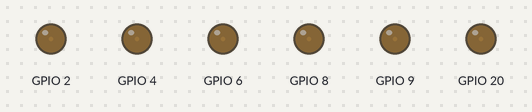
Bench run of a program on a simulated Seeed XIAO ESP32-C3. Shown: output pins drawn as LEDs (lit = HIGH). WiFi joins after 1.5 s; servers stay silent unless stated.

Above: at 2.23 s.
At 3.15 s:
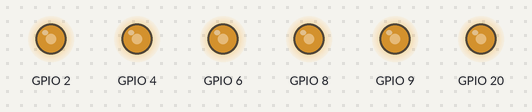
At 4.2 s:
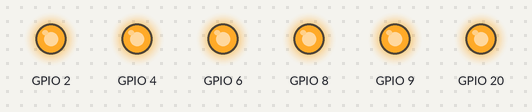
Timing chart, 0 to 5.7 s (numbered marks = the images above):
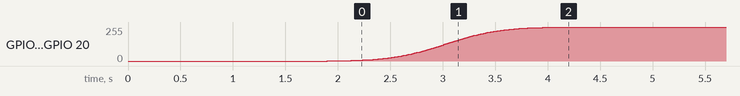

Measured:
- by itself, GPIO 2, GPIO 4, GPIO 6, GPIO 8, GPIO 9, GPIO 20: moves from 0/255 to 255/255 over 2.3 s

The program:

main.cpp
```cpp
#include <Arduino.h>
#include <WiFi.h>
#include <WebServer.h>
#include <vector>

#include "Color.h"
#include "RGBServer.h"
#include "RGBAnimate.h"
#include "RGBConfig.h"

//hardcoded passwords, proper solution is to start the board as an
//access point, host a webpage where you input your password, then
//switch to station mode and connect to wifi. Wifi creds can still
//be ripped from ram by an attacker in both scenarios, so this is
//bad but the alternative isnt really better without encryption bullshit
const String ssid = "chill tf out dog";
const String password = "***REMOVED***";

RGBServer server(80);

//time vars for maintaining framerate
unsigned long startTime;
unsigned long currentTime;
int fps = 60;
int period = 1000/fps;

//defining pins to be used
uint8_t ledStripRed = D0;
uint8_t ledStripGreen = D2;
uint8_t ledStripBlue = D4;

uint8_t ledDebugRed = D9;
uint8_t ledDebugGreen = D8;
uint8_t ledDebugBlue = D7;

unsigned long colorTime = 0;
RGBQueue queue(colorTime);
RGBConfig ledConfig(uint8_t(1), uint8_t(2), uint8_t(3), uint32_t(5000), uint8_t(10));


void setup()
{
    ledConfig.attachRedPin(ledStripRed);
    ledConfig.attachGreenPin(ledStripGreen);
    ledConfig.attachBluePin(ledStripBlue);
    ledConfig.attachRedPin(ledDebugRed);
    ledConfig.attachGreenPin(ledDebugGreen);
    ledConfig.attachBluePin(ledDebugBlue);
    ledConfig.setRGB(0,0,0);


    //ensure wifi is in station mode, start wifi logic
    WiFi.mode(WIFI_STA);
    WiFi.begin(ssid,password);

    while (WiFi.status() != WL_CONNECTED){}

    //end of setup so frame timer is started
    startTime = millis();

    server.setup(queue);
    server.start();

    queue.addColor(0,1024,1024,1024,3000,3,false);
}

void loop()
{
    currentTime = millis();
    server.update();

    //frame counter
    if (currentTime-startTime >= period)
    {
        RGBAnimate(period, colorTime, queue, ledConfig);
        ledConfig.setRGB(queue.animationDeltas[1][0], queue.animationDeltas[1][1], queue.animationDeltas[1][2]);
        startTime = currentTime;
    }
}
```

Color.h
```cpp
#ifndef COLOR_H
#define COLOR_H

struct Animation
{
    const int totalFrames = 50;
    struct Color
    {
        int red;
        int green;
        int blue;
        int riseTime;
        float alpha;
        bool looping;

        bool operator==(const Color& other) const;
        bool operator!=(const Color& other) const;

        Color() : red(0), green(0), blue(0), riseTime(0), alpha(0), looping(0) {};
    } frames[45];

    Animation() {}

    void setFrame(int iterator, int red, int green, int blue, int riseTime, float alpha, bool looping);
    void setFrame(int iterator);
    bool loopEnd(int iterator);
};


#endif //COLOR_H
```

RGBAnimate.h
```cpp
#ifndef RGBANIMATE_U
#define RGBANIMATE_U

#include <Arduino.h>
#include "RGBQueue.h"
#include "RGBConfig.h"

class RGBAnimate
{
public:
    RGBAnimate(int& period, unsigned long& time, RGBQueue& queue, RGBConfig& config);
};

#endif
```

RGBQueue.h
```cpp
#ifndef RGBQUEUE_H
#define RGBQUEUE_H

#include "Color.h"
#include "RGBConfig.h"
#include "Step.h"

class RGBQueue
{
public:
    int animationDeltas[3][3];

    RGBQueue(unsigned long& time);

    Animation animation;

    void addColor(int index, int red, int green, int blue, int riseTime, float alpha, bool looping);

    void loadArray(bool iterate);

    void animateRGB(int red, int green, int blue);

    int iterator;

private:
    unsigned long& time;
};

#endif
```

RGBServer.h
```cpp
#ifndef RGBSERVER_H
#define RGBSERVER_H

#include <WebServer.h>
#include "RGBQueue.h"

class RGBServer
{
public:
    RGBServer(int port);
    /// @brief Handle clients and whatnot
    /// @return Returns 0 (in the future might throw debug codes idk dont taze me bro)
    void setup(RGBQueue& queue);

    /// @brief Start the server
    void start();

    /// @brief ε/̵͇̿̿/’̿’̿ ̿(ʘ ͜ʖ ʘ)
    void kill();

    void update();
private:
    WebServer server;
};

#endif
```

Step.h
```cpp
#ifndef STEP_H
#define STEP_H

#include <cmath>

float robjohn(float t,float d, float a);

#endif //STEP_H
```

RGBAnimate.cpp
```cpp
#include "RGBAnimate.h"

RGBAnimate::RGBAnimate(int &period, unsigned long &time, RGBQueue& queue, RGBConfig& config)
{
    int currentFrameRed = queue.animation.frames[queue.iterator].red;
    int currentFrameGreen = queue.animation.frames[queue.iterator].green;
    int currentFrameBlue = queue.animation.frames[queue.iterator].blue;
    int currentFrameRiseTime = queue.animation.frames[queue.iterator].riseTime;
    float currentFrameAlpha = queue.animation.frames[queue.iterator].alpha;

    if (time <= currentFrameRiseTime)
    {
        if (currentFrameRiseTime - time < period) time = currentFrameRiseTime;

        int deltaRed = queue.animationDeltas[2][0] - queue.animationDeltas[0][0];
        int deltaGreen = queue.animationDeltas[2][1] - queue.animationDeltas[0][1];
        int deltaBlue = queue.animationDeltas[2][2] - queue.animationDeltas[0][2];

        float weight = robjohn(time, currentFrameRiseTime, currentFrameAlpha);
        queue.animateRGB(
            queue.animationDeltas[0][0] + (deltaRed * weight),
            queue.animationDeltas[0][1] + (deltaGreen * weight),
            queue.animationDeltas[0][2] + (deltaBlue * weight));

        //if colorTime + period is going to overshoot the risetime, set time to risetime so the full color is reached on the last frame
        time += period;
    }
    else
    {
        queue.loadArray(true);
    }

}
```

RGBQueue.cpp
```cpp
#include "RGBQueue.h"

RGBQueue::RGBQueue(unsigned long& time) : time(time), iterator(0)
{
    for (int i = 0; i < 3; i++)
    {
        for (int j = 0; i < 3; i++)
        {
            animationDeltas[i][j] = 0;
        }
    }
}

void RGBQueue::addColor(int index, int red, int green, int blue, int riseTime, float alpha, bool looping)
{
    if (index < animation.totalFrames) //idk if this is faster than lunchLine.size();
    {
        if (!looping)
        {
            animation.setFrame(index + 1);
        }
        animation.setFrame(index, red, green, blue, riseTime, alpha, looping);

        iterator = 0;
        loadArray(false);
    }
}

void RGBQueue::animateRGB(int red, int green, int blue)
{
    animationDeltas[1][0] = red;
    animationDeltas[1][1] = green;
    animationDeltas[1][2] = blue;
}

void RGBQueue::loadArray(bool iterate)
{
    if (iterate == true)
    {
        if (animation.frames[iterator].looping && animation.frames[0].looping)
        {
            iterator++;
        }
        else
        {
            iterator = 0;
        }
    }

    animationDeltas[0][0] = animationDeltas[1][0];
    animationDeltas[0][1] = animationDeltas[1][1];
    animationDeltas[0][2] = animationDeltas[1][2];
    animationDeltas[2][0] = animation.frames[iterator].red;
    animationDeltas[2][1] = animation.frames[iterator].green;
    animationDeltas[2][2] = animation.frames[iterator].blue;

    time = 0;
}
```

Step.cpp
```cpp
#include "Step.h"
/* weird blend curve found on stack overflow,
* i just named it after OP. higher values of
* a produce a steeper slope in the middle,
* which starts linear at 1 and equals a step
* function at infinity
* d is the duration of the step
*/

float robjohn(float t, float d, float a)
{
    t=t+0.0001; //prevent overflow, t CANNOT equal 0
    float pwr = pow( t , a );
    return pwr/( pwr + pow( (d-t) , a ) );
}
```

Color.cpp
```cpp
#include "Color.h"

bool Animation::Color::operator==(const Color &other) const
{
    return (red == other.red && blue == other.blue && green == other.green);
}

bool Animation::Color::operator!=(const Color &other) const
{
    return !(red == other.red && blue == other.blue && green == other.green);
}

void Animation::setFrame(int iterator, int red, int green, int blue, int riseTime, float alpha, bool looping)
{
    frames[iterator].red = red;
    frames[iterator].green = green;
    frames[iterator].blue = blue;
    frames[iterator].riseTime = riseTime;
    frames[iterator].alpha = alpha;
    frames[iterator].looping = looping;
}

void Animation::setFrame(int iterator)
{
    frames[iterator].red = 0;
    frames[iterator].green = 0;
    frames[iterator].blue = 0;
    frames[iterator].riseTime = 0;
    frames[iterator].alpha = 0;
    frames[iterator].looping = 0;
}

bool Animation::loopEnd(int iterator)
{
    return (frames[iterator+1].looping);
}
```

RGBServer.cpp
```cpp
#include "RGBServer.h"

RGBServer::RGBServer(int port) : server(port){}


void RGBServer::setup(RGBQueue& queue)
{
    server.on("/",[&]()
    {
        server.send(200,"text/plain","RGBCONT\n");
    });

    server.on("/set_RGB",[&]()
    {
        if (server.hasArg("index") &&
            server.hasArg("red") &&
            server.hasArg("green") &&
            server.hasArg("blue") &&
            server.hasArg("rise_time") &&
            server.hasArg("alpha") &&
            server.hasArg("looping"))
        {
            int index = server.arg("index").toInt();
            int red = server.arg("red").toInt();
            int green = server.arg("green").toInt();
            int blue = server.arg("blue").toInt();
            int riseTime = server.arg("rise_time").toInt();
            float alpha = server.arg("alpha").toFloat();
            bool looping;
            if (server.arg("looping") == "true") looping = true;
            else if (server.arg("looping") == "false") looping = false;
            queue.addColor(index, red, green, blue, riseTime, alpha, looping);
            server.send(200, "text/plain", "success\n");
        }
        else
        {
            server.send(400, "text/plain", "no\n");
        }
    });
}

void RGBServer::start()
{
    server.begin();
}

void RGBServer::kill()
{
    server.close();
}

void RGBServer::update()
{
    server.handleClient();
}
```

RGBConfig.h
```cpp
#ifndef RGBCONFIG_H
#define RGBCONFIG_H
#include <inttypes.h>

class RGBConfig
{
public:
    const uint8_t redChannel;
    const uint8_t greenChannel;
    const uint8_t blueChannel;

    const uint32_t frequency;
    const uint8_t resolution;

    /// @brief Initialize LEDC channels, set frequency and resolution
    /// @param redChannel
    /// @param greenChannel
    /// @param blueChannel
    /// @param frequency
    RGBConfig(uint8_t redChannel, uint8_t greenChannel, uint8_t blueChannel, uint32_t frequency, uint8_t resolution);

    /// @brief Sets the red, green, and blue channels to the specified duty cycles
    /// @param red Duty cycle for red
    /// @param green Duty cycle for green
    /// @param blue Duty cycle for blue
    /// @return True if the duty cycles were within the set range
    void setRGB(uint32_t redDuty, uint32_t greenDuty, uint32_t blueDuty);

    /// @brief Attach pin to red channel
    /// @param pin
    void attachRedPin(uint8_t pin);

    /// @brief Attach pin to green channel
    /// @param pin
    void attachGreenPin(uint8_t pin);

    /// @brief Attach pin to blue channel
    /// @param pin
    void attachBluePin(uint8_t pin);

    /// @brief Detach pin to red channel
    /// @param pin
    void detachRedPin(uint8_t pin);

    /// @brief Detach pin to green channel
    /// @param pin
    void detachGreenPin(uint8_t pin);

    /// @brief Detach pin to blue channel
    /// @param pin
    void detachBluePin(uint8_t pin);
};

#endif
```

RGBConfig.cpp
```cpp
#include <RGBConfig.h>
#include <cmath>
#include <Arduino.h>

RGBConfig::RGBConfig(uint8_t redChannel, uint8_t greenChannel, uint8_t blueChannel, uint32_t frequency, uint8_t resolution)
: redChannel(redChannel), greenChannel(greenChannel), blueChannel(blueChannel), frequency(frequency), resolution(resolution)
{
    ledcSetup(redChannel, frequency, resolution);
    ledcSetup(greenChannel, frequency, resolution);
    ledcSetup(blueChannel, frequency, resolution);
}

void RGBConfig::setRGB(uint32_t redDuty, uint32_t greenDuty, uint32_t blueDuty)
{
    int maxPWM = static_cast<int>(pow(2, resolution)-1);
    if (redDuty > maxPWM) redDuty = maxPWM;
    if (greenDuty > maxPWM) greenDuty = maxPWM;
    if (blueDuty > maxPWM) blueDuty = maxPWM;

    ledcWrite(redChannel, redDuty);
    ledcWrite(greenChannel, greenDuty);
    ledcWrite(blueChannel, blueDuty);
}

void RGBConfig::attachRedPin(uint8_t pin)
{
    ledcAttachPin(pin,redChannel);
}

void RGBConfig::attachGreenPin(uint8_t pin)
{
    ledcAttachPin(pin,greenChannel);
}

void RGBConfig::attachBluePin(uint8_t pin)
{
    ledcAttachPin(pin,blueChannel);
}

void RGBConfig::detachRedPin(uint8_t pin)
{
    ledcDetachPin(pin);
}

void RGBConfig::detachGreenPin(uint8_t pin)
{
    ledcDetachPin(pin);
}

void RGBConfig::detachBluePin(uint8_t pin) //????? what???
{
    ledcDetachPin(pin);
}
```
